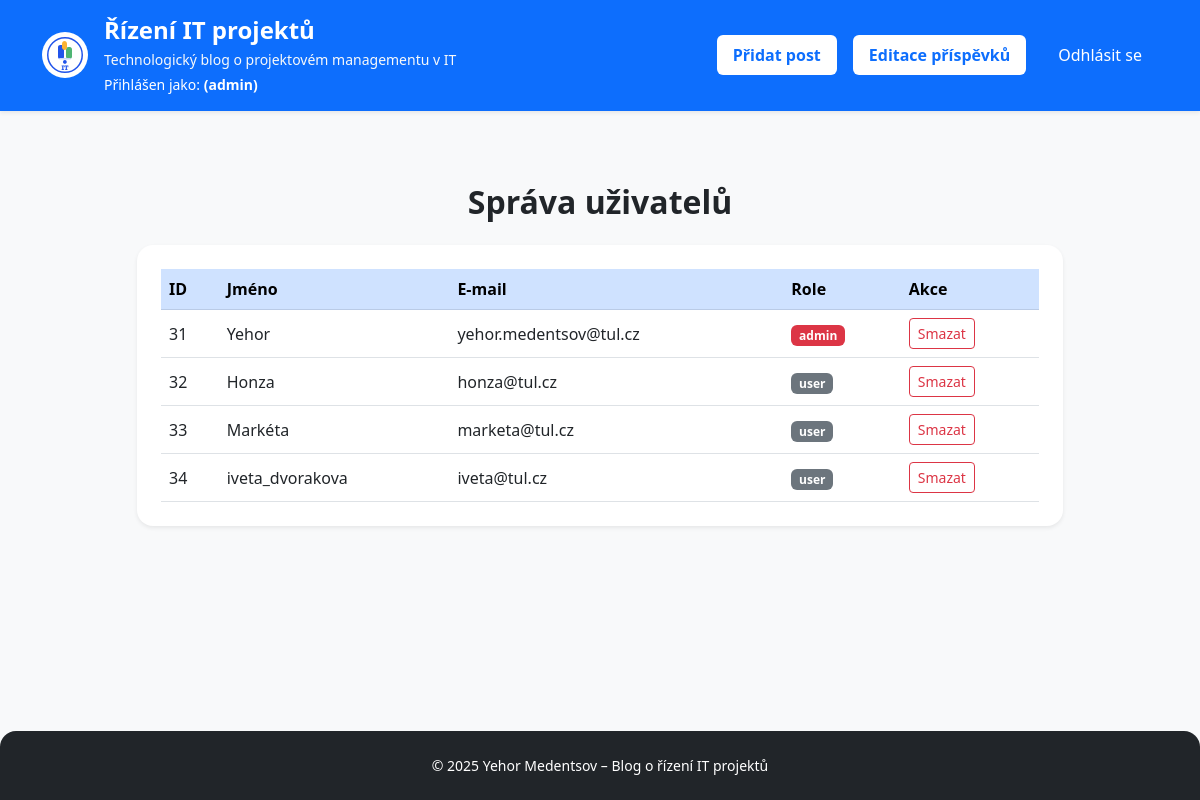
/ViewsPr/articles/users_admin.php, run on the app's committed database.
### tables this page shows
CREATE TABLE `blog_users` (
  `id` int(11) NOT NULL,
  `username` varchar(100) NOT NULL,
  `email` varchar(255) NOT NULL,
  `password` varchar(255) NOT NULL,
  `role` enum('user','admin') DEFAULT 'user',
  `created_at` timestamp NOT NULL DEFAULT current_timestamp()
);

### ModelsPr/user.php (called while the page is built, shortened)
<?php
class User {
    private $db;
    public function __construct($db) {
        $this->db = $db;
    }
    public function getAll() {
        $stmt = $this->db->prepare("SELECT * FROM blog_users");
        $stmt->execute();
        return $stmt->fetchAll(PDO::FETCH_ASSOC);
    }
}

### ViewsPr/articles/users_admin.php (the view, shortened to what this page needs)
<?php
require_once __DIR__ . '/../../ModelsPr/user.php';
$db = (new Database())->getConnection();
$userModel = new User($db);
$users = $userModel->getAll();
?>
<!DOCTYPE html>
<html lang="cs">
<head>
    <link href="https://cdn.jsdelivr.net/npm/bootstrap@5.3.0/dist/css/bootstrap.min.css" rel="stylesheet">
</head>
<body class="bg-light d-flex flex-column min-vh-100">
<header class="bg-primary text-white shadow-sm mb-4">
    <div class="container py-3 d-flex flex-wrap align-items-center justify-content-between rounded-4">
        <div class="d-flex align-items-center mb-2 mb-lg-0 gap-3">
            <div class="rounded-circle bg-white d-flex align-items-center justify-content-center" style="width:46px; height:46px;">
            <img src="../../imagess/Logo.svg">
            </div>
            <div>
                <h1 class="fs-4 mb-1 fw-bold text-white">
                    <a href="blog_home.php" class="text-white text-decoration-none d-inline-block">Řízení IT projektů</a>
                </h1>
                <p class="mb-0 small text-light">Technologický blog o projektovém managementu v IT</p>
                <p class="mb-0 small text-white mt-1">
                    Přihlášen jako: <strong><?= htmlspecialchars($_SESSION['username']) ?> (admin)</strong>
                </p>
            </div>
        </div>
        <nav class="nav nav-pills flex-row gap-3 align-items-center">
            <a href="create.php" class="nav-link bg-white text-primary fw-semibold px-3 rounded">Přidat post</a>
            <a href="edit_delete.php" class="nav-link bg-white text-primary fw-semibold px-3 rounded">Editace příspěvků</a>
            <a href="../../ControllersPr/logout.php" class="nav-link text-white px-3">Odhlásit se</a>
        </nav>
    </div>
</header>
<main class="flex-grow-1 py-5">
    <div class="container">
        <h2 class="mb-4 text-center text-dark fw-semibold">Správa uživatelů</h2>
        <div class="row justify-content-center">
            <div class="col-lg-10">
                <div class="card shadow-sm border-0 rounded-4">
                    <div class="card-body px-4 py-4">
                        <div class="table-responsive">
                            <table class="table table-hover align-middle mb-0">
                                <thead class="table-primary">
                                    <tr>
                                        <th scope="col">ID</th>
                                        <th scope="col">Jméno</th>
                                        <th scope="col">E-mail</th>
                                        <th scope="col">Role</th>
                                        <th scope="col">Akce</th>
                                    </tr>
                                </thead>
                                <tbody>
                                    <?php foreach ($users as $u): ?>
                                        <tr>
                                            <td><?= htmlspecialchars($u['id']) ?></td>
                                            <td><?= htmlspecialchars($u['username']) ?></td>
                                            <td><?= htmlspecialchars($u['email']) ?></td>
                                            <td>
                                                <span class="badge <?= $u['role'] === 'admin' ? 'bg-danger' : 'bg-secondary' ?>">
                                                    <?= htmlspecialchars($u['role']) ?>
                                                </span>
                                            </td>
                                            <td>
                                                <?php if ($u['id'] != $_SESSION['user_id']): ?>
                                                    <a href="?delete=<?= $u['id'] ?>" class="btn btn-sm btn-outline-danger"
                                                       onclick="return confirm('Opravdu chcete smazat tohoto uživatele?');">
                                                        Smazat
                                                    </a>
                                                <?php else: ?>
                                                    <span class="text-muted">Nelze smazat sám sebe</span>
                                                <?php endif; ?>
                                            </td>
                                        </tr>
                                    <?php endforeach; ?>
                                </tbody>
                            </table>
                        </div>
                    </div>
                </div>
            </div>
        </div>
    </div>
</main>
<footer class="text-center py-4 mt-auto bg-dark text-white rounded-top-4">
    <div class="container small">
        &copy; 2025 Yehor Medentsov – Blog o řízení IT projektů
    </div>
</footer>
</body>
</html>

### data on the page
blog_users: id "31", username "Yehor", email "yehor.medentsov@tul.cz", role "admin"
blog_users: id "32", username "Honza", email "honza@tul.cz", role "user"
blog_users: id "33", username "Markéta", email "marketa@tul.cz", role "user"
blog_users: id "34", username "iveta_dvorakova", email "iveta@tul.cz", role "user"
